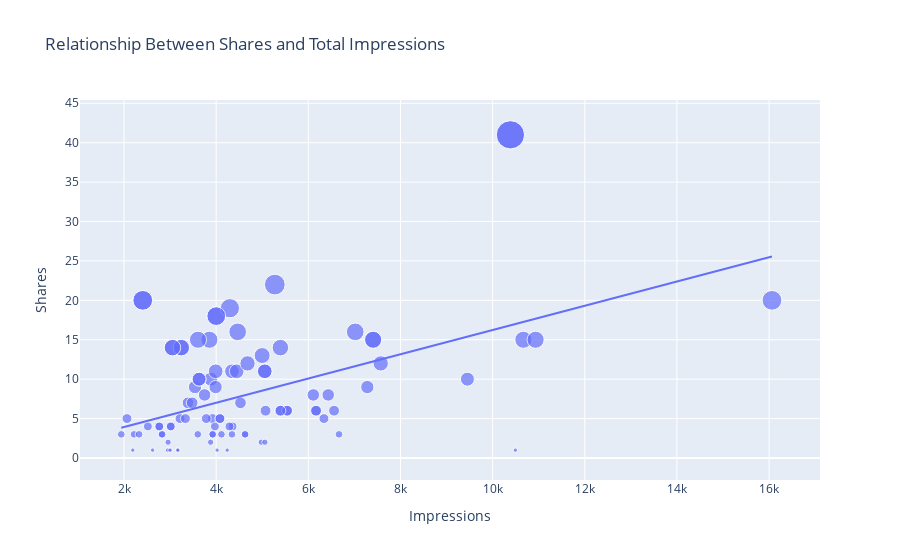

The code cell stored with this chart in its notebook:
### Code cell
figure = px.scatter(data_frame = data, x="Impressions",
                    y="Shares", size="Shares", trendline="ols", 
                    title = "Relationship Between Shares and Total Impressions")
figure.show()
